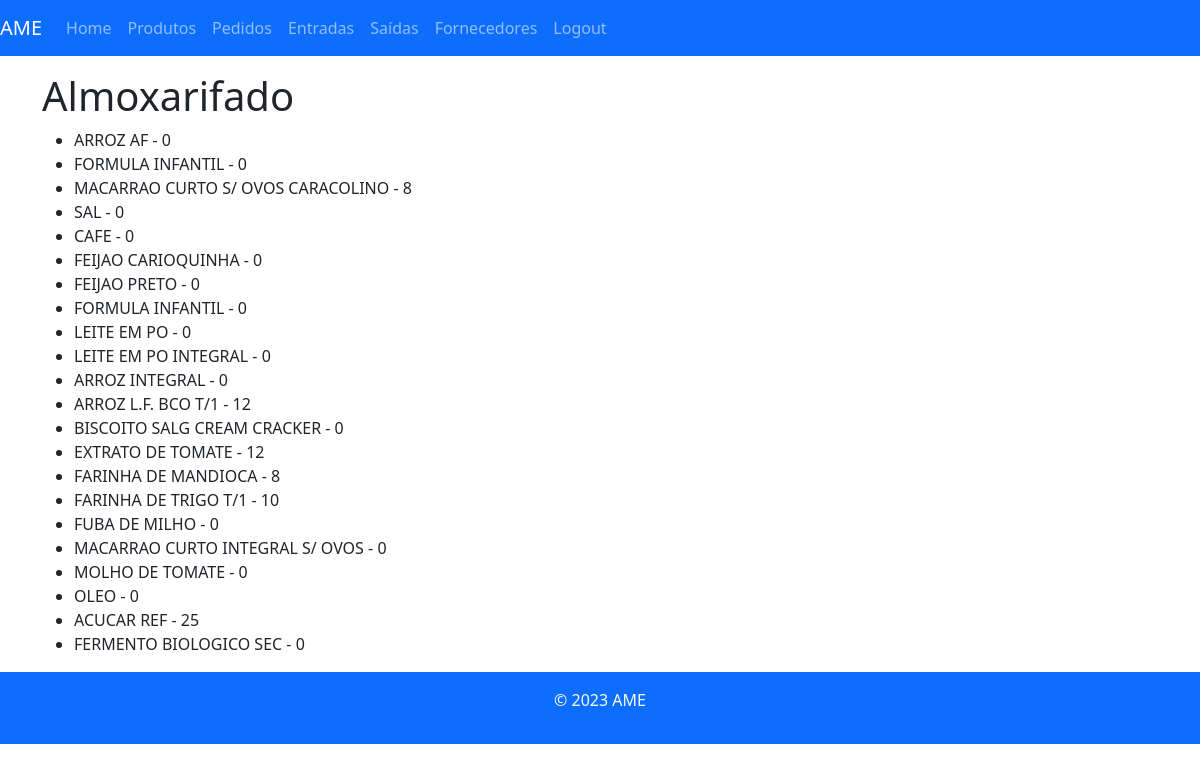
The app's page /home/ (signed in) with its own data.
### almoxarifado/models.py (models this page shows, shortened)
class Produto(models.Model):
    nome = models.CharField(max_length=255)
    descricao = models.TextField()
    quantidade = models.PositiveIntegerField()
    estoque_minimo = models.PositiveIntegerField()
    categoria = models.ForeignKey(Categoria, on_delete=models.CASCADE, default="")
    local = models.ForeignKey(LocalPrateleira, on_delete=models.CASCADE, default="")

### almoxarifado/views.py (the view)
# urls.py: path('home/', home_view, name='home'),
@login_required
def home_view(request):
    products = Produto.objects.all()
    context = {'products': products}
    return render(request, 'home.html', context)

### almoxarifado/templates/home.html
{% extends 'base.html' %}
{% block content %}
  <h1>Almoxarifado</h1>
  <ul>
    {% for product in products %}
      <li>{{ product.nome }} - {{ product.quantidade }}</li>
    {% endfor %}
  </ul>
{% endblock %}

### records on screen
Produto: nome "ARROZ AF", quantidade "0"
Produto: nome "FORMULA INFANTIL", quantidade "0"
Produto: nome "MACARRAO CURTO S/ OVOS CARACOLINO", quantidade "8"
Produto: nome "SAL", quantidade "0"
Produto: nome "CAFE", quantidade "0"
Produto: nome "FEIJAO CARIOQUINHA", quantidade "0"
Produto: nome "FEIJAO PRETO", quantidade "0"
Produto: nome "FORMULA INFANTIL", quantidade "0"
Produto: nome "LEITE EM PO", quantidade "0"
Produto: nome "LEITE EM PO INTEGRAL", quantidade "0"
Produto: nome "ARROZ INTEGRAL", quantidade "0"
Produto: nome "ARROZ L.F. BCO T/1", quantidade "12"
Produto: nome "BISCOITO SALG CREAM CRACKER", quantidade "0"
Produto: nome "EXTRATO DE TOMATE", quantidade "12"
Produto: nome "FARINHA DE MANDIOCA", quantidade "8"
Produto: nome "FARINHA DE TRIGO T/1", quantidade "10"
Produto: nome "FUBA DE MILHO", quantidade "0"
Produto: nome "MACARRAO CURTO INTEGRAL S/ OVOS", quantidade "0"
Produto: nome "MOLHO DE TOMATE", quantidade "0"
Produto: nome "OLEO", quantidade "0"
Produto: nome "ACUCAR REF", quantidade "25"
Produto: nome "FERMENTO BIOLOGICO SEC", quantidade "0"
